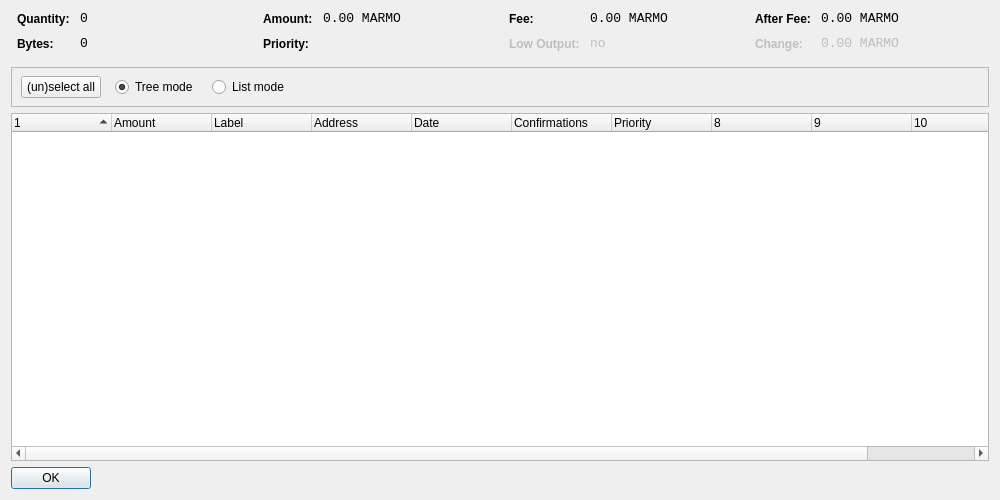
<?xml version="1.0" encoding="UTF-8"?>
<ui version="4.0">
 <class>CoinControlDialog</class>
 <widget class="QDialog" name="CoinControlDialog">
  <property name="geometry">
   <rect>
    <x>0</x>
    <y>0</y>
    <width>1000</width>
    <height>500</height>
   </rect>
  </property>
  <property name="windowTitle">
   <string>Coin Control</string>
  </property>
  <layout class="QVBoxLayout" name="verticalLayout">
   <item>
    <layout class="QHBoxLayout" name="horizontalLayoutTop" stretch="0,0,0,0">
     <property name="topMargin">
      <number>0</number>
     </property>
     <property name="bottomMargin">
      <number>10</number>
     </property>
     <item>
      <layout class="QFormLayout" name="formLayoutCoinControl1">
       <property name="horizontalSpacing">
        <number>10</number>
       </property>
       <property name="verticalSpacing">
        <number>10</number>
       </property>
       <property name="leftMargin">
        <number>6</number>
       </property>
       <property name="rightMargin">
        <number>6</number>
       </property>
       <item row="0" column="0">
        <widget class="QLabel" name="labelCoinControlQuantityText">
         <property name="styleSheet">
          <string notr="true">font-weight:bold;</string>
         </property>
         <property name="text">
          <string>Quantity:</string>
         </property>
        </widget>
       </item>
       <item row="0" column="1">
        <widget class="QLabel" name="labelCoinControlQuantity">
         <property name="font">
          <font>
           <family>Monospace</family>
           <pointsize>10</pointsize>
          </font>
         </property>
         <property name="cursor">
          <cursorShape>IBeamCursor</cursorShape>
         </property>
         <property name="contextMenuPolicy">
          <enum>Qt::ActionsContextMenu</enum>
         </property>
         <property name="text">
          <string notr="true">0</string>
         </property>
         <property name="textInteractionFlags">
          <set>Qt::LinksAccessibleByMouse|Qt::TextSelectableByKeyboard|Qt::TextSelectableByMouse</set>
         </property>
        </widget>
       </item>
       <item row="1" column="0">
        <widget class="QLabel" name="labelCoinControlBytesText">
         <property name="styleSheet">
          <string notr="true">font-weight:bold;</string>
         </property>
         <property name="text">
          <string>Bytes:</string>
         </property>
        </widget>
       </item>
       <item row="1" column="1">
        <widget class="QLabel" name="labelCoinControlBytes">
         <property name="font">
          <font>
           <family>Monospace</family>
           <pointsize>10</pointsize>
          </font>
         </property>
         <property name="cursor">
          <cursorShape>IBeamCursor</cursorShape>
         </property>
         <property name="contextMenuPolicy">
          <enum>Qt::ActionsContextMenu</enum>
         </property>
         <property name="text">
          <string notr="true">0</string>
         </property>
         <property name="textInteractionFlags">
          <set>Qt::LinksAccessibleByMouse|Qt::TextSelectableByKeyboard|Qt::TextSelectableByMouse</set>
         </property>
        </widget>
       </item>
      </layout>
     </item>
     <item>
      <layout class="QFormLayout" name="formLayoutCoinControl2">
       <property name="horizontalSpacing">
        <number>10</number>
       </property>
       <property name="verticalSpacing">
        <number>10</number>
       </property>
       <property name="leftMargin">
        <number>6</number>
       </property>
       <property name="rightMargin">
        <number>6</number>
       </property>
       <item row="0" column="0">
        <widget class="QLabel" name="labelCoinControlAmountText">
         <property name="styleSheet">
          <string notr="true">font-weight:bold;</string>
         </property>
         <property name="text">
          <string>Amount:</string>
         </property>
        </widget>
       </item>
       <item row="0" column="1">
        <widget class="QLabel" name="labelCoinControlAmount">
         <property name="font">
          <font>
           <family>Monospace</family>
           <pointsize>10</pointsize>
          </font>
         </property>
         <property name="cursor">
          <cursorShape>IBeamCursor</cursorShape>
         </property>
         <property name="contextMenuPolicy">
          <enum>Qt::ActionsContextMenu</enum>
         </property>
         <property name="text">
          <string notr="true">0.00 MARMO</string>
         </property>
         <property name="textInteractionFlags">
          <set>Qt::LinksAccessibleByMouse|Qt::TextSelectableByKeyboard|Qt::TextSelectableByMouse</set>
         </property>
        </widget>
       </item>
       <item row="1" column="0">
        <widget class="QLabel" name="labelCoinControlPriorityText">
         <property name="styleSheet">
          <string notr="true">font-weight:bold;</string>
         </property>
         <property name="text">
          <string>Priority:</string>
         </property>
        </widget>
       </item>
       <item row="1" column="1">
        <widget class="QLabel" name="labelCoinControlPriority">
         <property name="font">
          <font>
           <family>Monospace</family>
           <pointsize>10</pointsize>
          </font>
         </property>
         <property name="cursor">
          <cursorShape>IBeamCursor</cursorShape>
         </property>
         <property name="contextMenuPolicy">
          <enum>Qt::ActionsContextMenu</enum>
         </property>
         <property name="text">
          <string/>
         </property>
         <property name="textInteractionFlags">
          <set>Qt::LinksAccessibleByMouse|Qt::TextSelectableByKeyboard|Qt::TextSelectableByMouse</set>
         </property>
        </widget>
       </item>
      </layout>
     </item>
     <item>
      <layout class="QFormLayout" name="formLayoutCoinControl3">
       <property name="horizontalSpacing">
        <number>10</number>
       </property>
       <property name="verticalSpacing">
        <number>10</number>
       </property>
       <property name="leftMargin">
        <number>6</number>
       </property>
       <property name="rightMargin">
        <number>6</number>
       </property>
       <item row="0" column="0">
        <widget class="QLabel" name="labelCoinControlFeeText">
         <property name="styleSheet">
          <string notr="true">font-weight:bold;</string>
         </property>
         <property name="text">
          <string>Fee:</string>
         </property>
        </widget>
       </item>
       <item row="0" column="1">
        <widget class="QLabel" name="labelCoinControlFee">
         <property name="font">
          <font>
           <family>Monospace</family>
           <pointsize>10</pointsize>
          </font>
         </property>
         <property name="cursor">
          <cursorShape>IBeamCursor</cursorShape>
         </property>
         <property name="contextMenuPolicy">
          <enum>Qt::ActionsContextMenu</enum>
         </property>
         <property name="text">
          <string notr="true">0.00 MARMO</string>
         </property>
         <property name="textInteractionFlags">
          <set>Qt::LinksAccessibleByMouse|Qt::TextSelectableByKeyboard|Qt::TextSelectableByMouse</set>
         </property>
        </widget>
       </item>
       <item row="1" column="0">
        <widget class="QLabel" name="labelCoinControlLowOutputText">
         <property name="enabled">
          <bool>false</bool>
         </property>
         <property name="styleSheet">
          <string notr="true">font-weight:bold;</string>
         </property>
         <property name="text">
          <string>Low Output:</string>
         </property>
        </widget>
       </item>
       <item row="1" column="1">
        <widget class="QLabel" name="labelCoinControlLowOutput">
         <property name="enabled">
          <bool>false</bool>
         </property>
         <property name="font">
          <font>
           <family>Monospace</family>
           <pointsize>10</pointsize>
          </font>
         </property>
         <property name="cursor">
          <cursorShape>IBeamCursor</cursorShape>
         </property>
         <property name="contextMenuPolicy">
          <enum>Qt::ActionsContextMenu</enum>
         </property>
         <property name="text">
          <string notr="true">no</string>
         </property>
         <property name="textInteractionFlags">
          <set>Qt::LinksAccessibleByMouse|Qt::TextSelectableByKeyboard|Qt::TextSelectableByMouse</set>
         </property>
        </widget>
       </item>
      </layout>
     </item>
     <item>
      <layout class="QFormLayout" name="formLayoutCoinControl4">
       <property name="horizontalSpacing">
        <number>10</number>
       </property>
       <property name="verticalSpacing">
        <number>10</number>
       </property>
       <property name="leftMargin">
        <number>6</number>
       </property>
       <property name="rightMargin">
        <number>6</number>
       </property>
       <item row="0" column="0">
        <widget class="QLabel" name="labelCoinControlAfterFeeText">
         <property name="styleSheet">
          <string notr="true">font-weight:bold;</string>
         </property>
         <property name="text">
          <string>After Fee:</string>
         </property>
        </widget>
       </item>
       <item row="0" column="1">
        <widget class="QLabel" name="labelCoinControlAfterFee">
         <property name="font">
          <font>
           <family>Monospace</family>
           <pointsize>10</pointsize>
          </font>
         </property>
         <property name="cursor">
          <cursorShape>IBeamCursor</cursorShape>
         </property>
         <property name="contextMenuPolicy">
          <enum>Qt::ActionsContextMenu</enum>
         </property>
         <property name="text">
          <string notr="true">0.00 MARMO</string>
         </property>
         <property name="textInteractionFlags">
          <set>Qt::LinksAccessibleByMouse|Qt::TextSelectableByKeyboard|Qt::TextSelectableByMouse</set>
         </property>
        </widget>
       </item>
       <item row="1" column="0">
        <widget class="QLabel" name="labelCoinControlChangeText">
         <property name="enabled">
          <bool>false</bool>
         </property>
         <property name="styleSheet">
          <string notr="true">font-weight:bold;</string>
         </property>
         <property name="text">
          <string>Change:</string>
         </property>
        </widget>
       </item>
       <item row="1" column="1">
        <widget class="QLabel" name="labelCoinControlChange">
         <property name="enabled">
          <bool>false</bool>
         </property>
         <property name="font">
          <font>
           <family>Monospace</family>
           <pointsize>10</pointsize>
          </font>
         </property>
         <property name="cursor">
          <cursorShape>IBeamCursor</cursorShape>
         </property>
         <property name="contextMenuPolicy">
          <enum>Qt::ActionsContextMenu</enum>
         </property>
         <property name="text">
          <string notr="true">0.00 MARMO</string>
         </property>
         <property name="textInteractionFlags">
          <set>Qt::LinksAccessibleByMouse|Qt::TextSelectableByKeyboard|Qt::TextSelectableByMouse</set>
         </property>
        </widget>
       </item>
      </layout>
     </item>
    </layout>
   </item>
   <item>
    <widget class="QFrame" name="frame">
     <property name="minimumSize">
      <size>
       <width>0</width>
       <height>40</height>
      </size>
     </property>
     <property name="frameShape">
      <enum>QFrame::StyledPanel</enum>
     </property>
     <property name="frameShadow">
      <enum>QFrame::Sunken</enum>
     </property>
     <widget class="QWidget" name="horizontalLayoutWidget">
      <property name="geometry">
       <rect>
        <x>10</x>
        <y>0</y>
        <width>781</width>
        <height>41</height>
       </rect>
      </property>
      <layout class="QHBoxLayout" name="horizontalLayoutPanel" stretch="0,0,0,0,0">
       <property name="spacing">
        <number>14</number>
       </property>
       <item>
        <widget class="QPushButton" name="pushButtonSelectAll">
         <property name="sizePolicy">
          <sizepolicy hsizetype="Maximum" vsizetype="Fixed">
           <horstretch>0</horstretch>
           <verstretch>0</verstretch>
          </sizepolicy>
         </property>
         <property name="text">
          <string>(un)select all</string>
         </property>
        </widget>
       </item>
       <item>
        <widget class="QRadioButton" name="radioTreeMode">
         <property name="sizePolicy">
          <sizepolicy hsizetype="Maximum" vsizetype="Fixed">
           <horstretch>0</horstretch>
           <verstretch>0</verstretch>
          </sizepolicy>
         </property>
         <property name="text">
          <string>Tree mode</string>
         </property>
         <property name="checked">
          <bool>true</bool>
         </property>
        </widget>
       </item>
       <item>
        <widget class="QRadioButton" name="radioListMode">
         <property name="sizePolicy">
          <sizepolicy hsizetype="Maximum" vsizetype="Fixed">
           <horstretch>0</horstretch>
           <verstretch>0</verstretch>
          </sizepolicy>
         </property>
         <property name="text">
          <string>List mode</string>
         </property>
        </widget>
       </item>
       <item>
        <spacer name="horizontalSpacer">
         <property name="orientation">
          <enum>Qt::Horizontal</enum>
         </property>
         <property name="sizeHint" stdset="0">
          <size>
           <width>40</width>
           <height>20</height>
          </size>
         </property>
        </spacer>
       </item>
      </layout>
     </widget>
    </widget>
   </item>
   <item>
    <widget class="CoinControlTreeWidget" name="treeWidget">
     <property name="contextMenuPolicy">
      <enum>Qt::CustomContextMenu</enum>
     </property>
     <property name="sortingEnabled">
      <bool>false</bool>
     </property>
     <property name="columnCount">
      <number>11</number>
     </property>
     <attribute name="headerShowSortIndicator" stdset="0">
      <bool>true</bool>
     </attribute>
     <attribute name="headerStretchLastSection">
      <bool>false</bool>
     </attribute>
     <column>
      <property name="text">
       <string/>
      </property>
     </column>
     <column>
      <property name="text">
       <string>Amount</string>
      </property>
     </column>
     <column>
      <property name="text">
       <string>Label</string>
      </property>
     </column>
     <column>
      <property name="text">
       <string>Address</string>
      </property>
     </column>
     <column>
      <property name="text">
       <string>Date</string>
      </property>
     </column>
     <column>
      <property name="text">
       <string>Confirmations</string>
      </property>
      <property name="toolTip">
       <string>Confirmed</string>
      </property>
     </column>
     <column>
      <property name="text">
       <string>Priority</string>
      </property>
     </column>
     <column>
      <property name="text">
       <string/>
      </property>
     </column>
     <column>
      <property name="text">
       <string/>
      </property>
     </column>
     <column>
      <property name="text">
       <string/>
      </property>
     </column>
     <column>
      <property name="text">
       <string/>
      </property>
     </column>
    </widget>
   </item>
   <item>
    <widget class="QDialogButtonBox" name="buttonBox">
     <property name="sizePolicy">
      <sizepolicy hsizetype="Maximum" vsizetype="Fixed">
       <horstretch>0</horstretch>
       <verstretch>0</verstretch>
      </sizepolicy>
     </property>
     <property name="orientation">
      <enum>Qt::Horizontal</enum>
     </property>
     <property name="standardButtons">
      <set>QDialogButtonBox::Ok</set>
     </property>
    </widget>
   </item>
  </layout>
 </widget>
 <customwidgets>
  <customwidget>
   <class>CoinControlTreeWidget</class>
   <extends>QTreeWidget</extends>
   <header>coincontroltreewidget.h</header>
  </customwidget>
 </customwidgets>
 <resources/>
 <connections/>
</ui>
